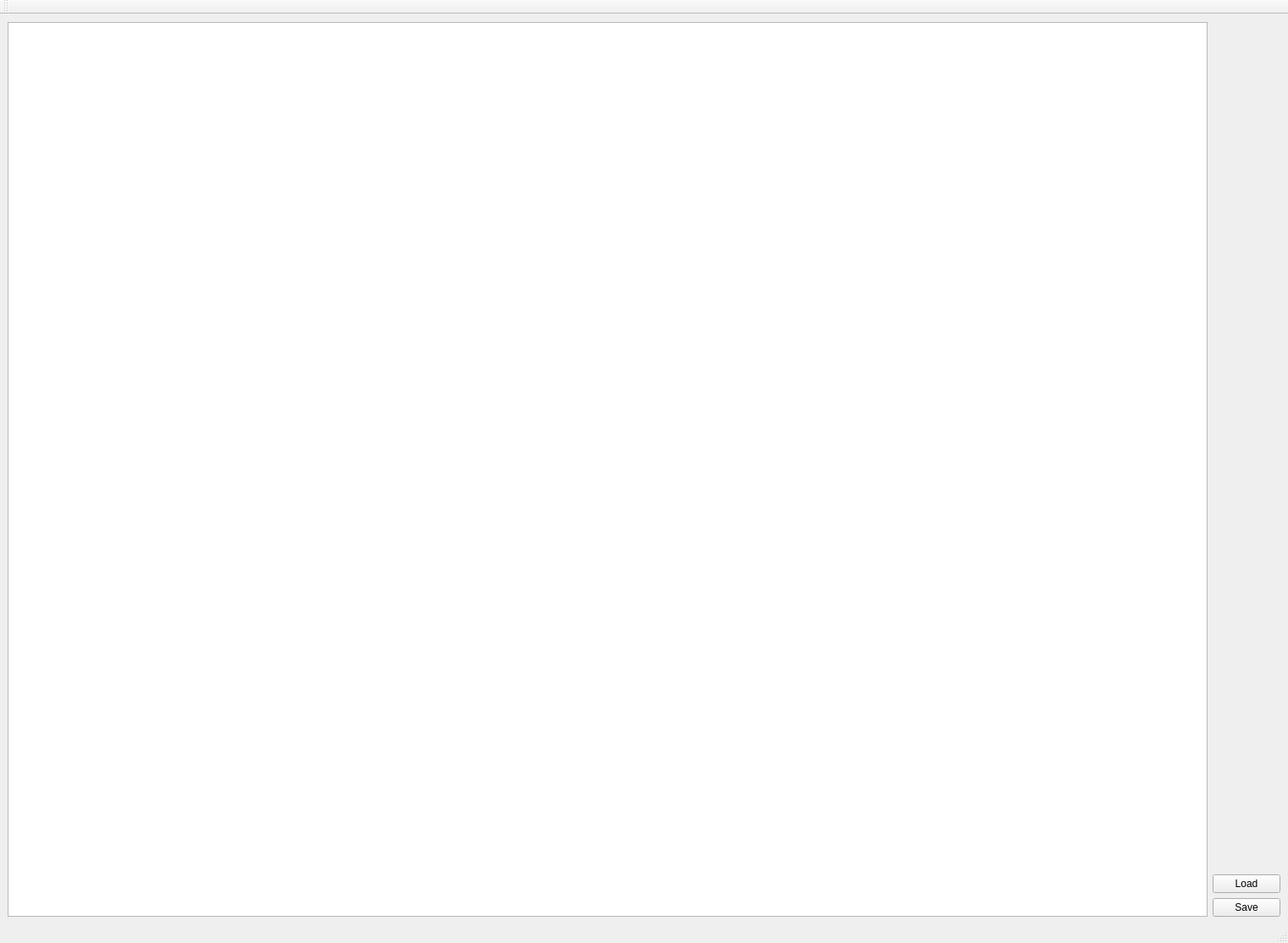
<?xml version="1.0" encoding="UTF-8"?>
<ui version="4.0">
 <class>MaskEditingGui</class>
 <widget class="QMainWindow" name="MaskEditingGui">
  <property name="geometry">
   <rect>
    <x>0</x>
    <y>0</y>
    <width>1521</width>
    <height>1113</height>
   </rect>
  </property>
  <property name="windowTitle">
   <string>MainWindow</string>
  </property>
  <widget class="QWidget" name="centralwidget">
   <layout class="QGridLayout" name="gridLayout">
    <item row="0" column="0">
     <layout class="QHBoxLayout" name="horizontalLayout">
      <item>
       <widget class="QGraphicsView" name="section_gview"/>
      </item>
      <item>
       <layout class="QVBoxLayout" name="verticalLayout">
        <item>
         <spacer name="verticalSpacer">
          <property name="orientation">
           <enum>Qt::Vertical</enum>
          </property>
          <property name="sizeHint" stdset="0">
           <size>
            <width>20</width>
            <height>40</height>
           </size>
          </property>
         </spacer>
        </item>
        <item>
         <widget class="QPushButton" name="button_load">
          <property name="text">
           <string>Load</string>
          </property>
         </widget>
        </item>
        <item>
         <widget class="QPushButton" name="button_save">
          <property name="text">
           <string>Save</string>
          </property>
         </widget>
        </item>
       </layout>
      </item>
     </layout>
    </item>
   </layout>
  </widget>
  <widget class="QMenuBar" name="menubar">
   <property name="geometry">
    <rect>
     <x>0</x>
     <y>0</y>
     <width>1521</width>
     <height>25</height>
    </rect>
   </property>
  </widget>
  <widget class="QStatusBar" name="statusbar"/>
  <widget class="QToolBar" name="toolBar">
   <property name="windowTitle">
    <string>toolBar</string>
   </property>
   <attribute name="toolBarArea">
    <enum>TopToolBarArea</enum>
   </attribute>
   <attribute name="toolBarBreak">
    <bool>false</bool>
   </attribute>
  </widget>
 </widget>
 <resources/>
 <connections/>
</ui>
